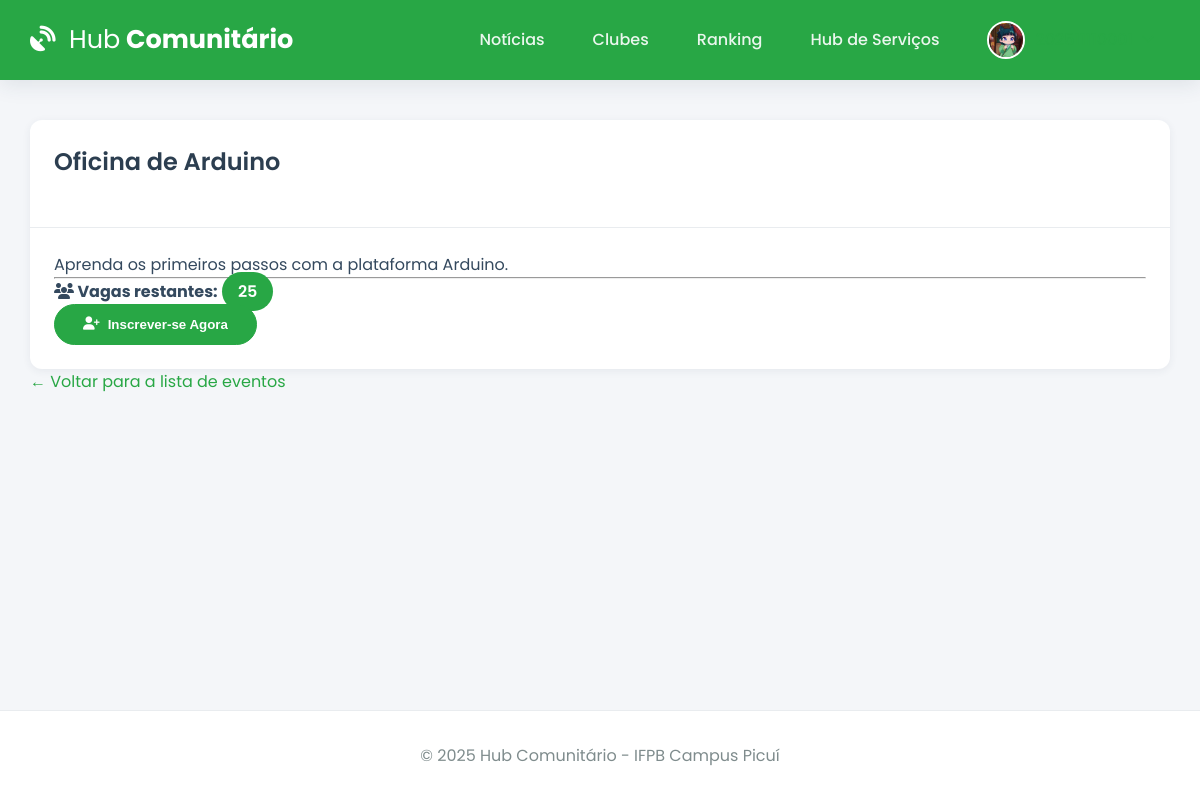
Page /evento/2 (signed in) on the committed database.
### app.py (models this page shows, shortened)
class User(db.Model):
    id = db.Column(db.Integer, primary_key=True)
    email = db.Column(db.String(120), unique=True, nullable=False)
    username = db.Column(db.String(12), unique=True, nullable=False)
    password_hash = db.Column(db.String(256), nullable=False)
    image_file = db.Column(db.String(100), nullable=False, default='default.jpg')
    eventos_inscritos = db.relationship('Evento', secondary=inscricao_evento_tabela, back_populates='alunos_inscritos', lazy='dynamic')
    clubes_membro = db.relationship('Clube', secondary=membros_clube_tabela, back_populates='membros', lazy='dynamic')
    clubes_liderados = db.relationship('Clube', backref='lider', lazy='dynamic', foreign_keys='Clube.lider_id')
    topicos_criados = db.relationship('ForumTopico', backref='autor', lazy='dynamic', cascade="all, delete-orphan")
    posts_criados = db.relationship('ForumPost', backref='autor', lazy='dynamic', cascade="all, delete-orphan")
    badges = db.relationship('Badge', secondary=user_badges_tabela, back_populates='users', lazy='dynamic')

class Evento(db.Model):
    id = db.Column(db.Integer, primary_key=True)
    titulo = db.Column(db.String(200), nullable=False)
    descricao = db.Column(db.Text, nullable=False)
    vagas = db.Column(db.Integer, nullable=False)
    data_evento = db.Column(db.DateTime, nullable=False, default=lambda: datetime.now(timezone.utc))
    clube_id = db.Column(db.Integer, db.ForeignKey('clube.id'), nullable=False)
    alunos_inscritos = db.relationship('User', secondary=inscricao_evento_tabela, back_populates='eventos_inscritos', lazy='dynamic')
    noticias = db.relationship('Noticia', backref='evento', lazy='dynamic', cascade="all, delete-orphan")
    @property
    def vagas_restantes(self): return self.vagas - self.alunos_inscritos.count()

### app.py (the view)
@app.route('/evento/<int:evento_id>')
@login_required
def detalhe_evento(evento_id):
    evento = Evento.query.get_or_404(evento_id)
    ja_inscrito = evento in g.user.eventos_inscritos.all()
    return render_template('detalhe_evento.html', evento=evento, ja_inscrito=ja_inscrito)

### app.py (called while the page is built)
@app.before_request
def load_logged_in_user():
    user_id = session.get('user_id')
    g.user = User.query.get(user_id) if user_id else None
    if user_id and g.user is None: session.clear()

def login_required(f):
    @wraps(f)
    def decorated_function(*args, **kwargs):
        if g.user is None:
            flash('Você precisa fazer login para acessar esta página.', 'warning')
            return redirect(url_for('login'))
        return f(*args, **kwargs)
    return decorated_function

@app.context_processor
def inject_utils():
    return dict(
        current_user_data=g.user,
        current_year=datetime.now(timezone.utc).year,
        timedelta=timedelta
    )

### templates/detalhe_evento.html (shortened to what this page needs)
{% extends 'base.html' %}
{% block content %}
    <div class="card">
        <div class="card-header">
            <h2>{{ evento.titulo }}</h2>
        </div>
        <div class="card-body">
            <p class="lead">{{ evento.descricao }}</p>
            <hr>
            <div class="details-footer">
                <p><strong><i class="fas fa-users"></i> Vagas restantes:</strong> <span class="vagas-badge-lg">{{ evento.vagas_restantes }}</span></p>
                {% if ja_inscrito %}
                    <button class="btn btn-secondary" disabled><i class="fas fa-check-circle"></i> Você já está inscrito</button>
                {% elif evento.vagas_restantes > 0 %}
                    <form action="{{ url_for('inscrever_evento', evento_id=evento.id) }}" method="post" class="inline-form">
                        <button type="submit" class="btn"><i class="fas fa-user-plus"></i> Inscrever-se Agora</button>
                    </form>
                {% else %}
                    <button class="btn btn-danger" disabled>Vagas Esgotadas</button>
                {% endif %}
            </div>
        </div>
    </div>
    <div class="back-link-container">
        <a href="{{ url_for('eventos') }}">&larr; Voltar para a lista de eventos</a>
    </div>
{% endblock %}

### templates/base.html (shortened to what this page needs)
<!DOCTYPE html>
<html lang="pt-br">
<head>
    <link rel="stylesheet" href="https://cdnjs.cloudflare.com/ajax/libs/font-awesome/6.5.2/css/all.min.css" />
    <link rel="stylesheet" href="{{ url_for('static', filename='css/style.css') }}">
</head>
<body>
    <header class="header">
        <div class="container">
            <nav class="navbar">
                <a class="navbar-brand" href="{{ url_for('noticias') if current_user_data else url_for('login') }}">
                    <i class="fas fa-satellite-dish"></i> <strong>Hub</strong> Comunitário
                </a>
                <div class="nav-links" id="nav-links">
                    {% if current_user_data %}
                        <a class="nav-item" href="{{ url_for('noticias') }}">Notícias</a>
                        <a class="nav-item" href="{{ url_for('clubes') }}">Clubes</a>
                        <a class="nav-item" href="{{ url_for('ranking') }}">Ranking</a>
                        <a class="nav-item" href="{{ url_for('hub_servicos') }}">Hub de Serviços</a>
                        <div class="nav-item user-menu">
                             <a class="user-menu-trigger" href="#">
                                 <img src="{{ url_for('static', filename='profile_pics/' + current_user_data.image_file) }}" class="nav-profile-image">
                                 <span>{{ current_user_data.username }}</span> <i class="fas fa-chevron-down dropdown-icon"></i>
                             </a>
                        </div>
                    {% else %}
                        <a href="{{ url_for('login') }}" class="nav-item">Entrar</a>
                        <a href="{{ url_for('register') }}" class="nav-item btn btn-outline">Registar</a>
                    {% endif %}
                </div>
            </nav>
        </div>
    </header>
    <main class="container">
        {% block content %}{% endblock %}
    </main>
    <footer class="footer">
        <p>&copy; {{ current_year }} Hub Comunitário - IFPB Campus Picuí</p>
    </footer>
</body>
</html>

### static/css/style.css (style rules this page uses)
:root { --ifpb-green: #28a745; --ifpb-green-dark: #218838; --dark-blue: #2c3e50; --light-gray: #ecf0f1; --medium-gray: #bdc3c7; --text-color: #34495e; --light-text: #7f8c8d; --background-color: #f4f6f9; --surface-color: #ffffff; --border-color: #e9ecef; --font-family-base: 'Poppins', sans-serif; --shadow-sm: 0 2px 8px rgba(44, 62, 80, 0.07); --shadow-md: 0 5px 20px rgba(44, 62, 80, 0.1); --border-radius: 12px; }
* { box-sizing: border-box; margin: 0; padding: 0; }
html { height: 100%; }
body { font-family: var(--font-family-base); background-color: var(--background-color); color: var(--text-color); display: flex; flex-direction: column; min-height: 100%; }
.container { width: 95%; max-width: 1200px; margin: 0 auto; }
main.container { flex-grow: 1; padding-top: 2.5rem; padding-bottom: 2.5rem; }
h1, h2, h3, h4 { font-weight: 600; color: var(--dark-blue); margin-bottom: 1.5rem; }
a { color: var(--ifpb-green); text-decoration: none; transition: color 0.2s; }
.header { background-color: var(--ifpb-green); padding: 0.8rem 0; box-shadow: var(--shadow-md); position: sticky; top: 0; z-index: 1000; }
.navbar { display: flex; justify-content: space-between; align-items: center; }
.navbar-brand { font-weight: 700; font-size: 1.6rem; color: var(--surface-color); }
.navbar-brand i { margin-right: 0.5rem; }
.navbar-brand strong { font-weight: 400; }
.nav-links { display: flex; align-items: center; gap: 1rem; }
.nav-item { color: rgba(255, 255, 255, 0.9); font-weight: 500; padding: 0.5rem 1rem; border-radius: var(--border-radius); transition: background-color 0.2s; }
.nav-profile-image { width: 38px; height: 38px; border-radius: 50%; margin-right: 10px; object-fit: cover; border: 2px solid var(--surface-color); }
.user-menu { position: relative; }
.user-menu-trigger { display: flex; align-items: center; cursor: pointer; }
.user-menu-trigger .dropdown-icon { font-size: 0.8em; margin-left: 0.5rem; transition: transform 0.2s; }
.card { background-color: var(--surface-color); border-radius: var(--border-radius); box-shadow: var(--shadow-sm); transition: all 0.3s ease-in-out; display: flex; flex-direction: column; height: 100%; }
.card .card-header { padding: 1.5rem; border-bottom: 1px solid var(--border-color); display: flex; justify-content: space-between; align-items: center; }
.card .card-body { padding: 1.5rem; flex-grow: 1; }
.vagas-badge, .vagas-badge-lg { background-color: var(--ifpb-green); color: white; padding: 0.4rem 0.8rem; border-radius: 50px; font-size: 0.85rem; font-weight: 600; }
.vagas-badge-lg { font-size: 1rem; padding: 0.5rem 1rem; }
.btn { background-color: var(--ifpb-green); border: 1px solid var(--ifpb-green); color: #fff; font-weight: 600; padding: 0.75rem 1.75rem; border-radius: 50px; transition: all 0.3s ease; cursor: pointer; text-align: center; display: inline-flex; align-items: center; gap: 0.5rem; justify-content: center; }
.back-link-container { margin-bottom: 1.5rem; }
.footer { padding: 2rem 0; background-color: var(--surface-color); text-align: center; margin-top: auto; border-top: 1px solid var(--border-color); }
.footer p { margin: 0; color: var(--light-text); }

### rows in the picture
User: image_file (placeholder picture)
Evento: titulo "Oficina de Arduino", descricao "Aprenda os primeiros passos com a plataforma Arduino.", vagas_restantes "25"
